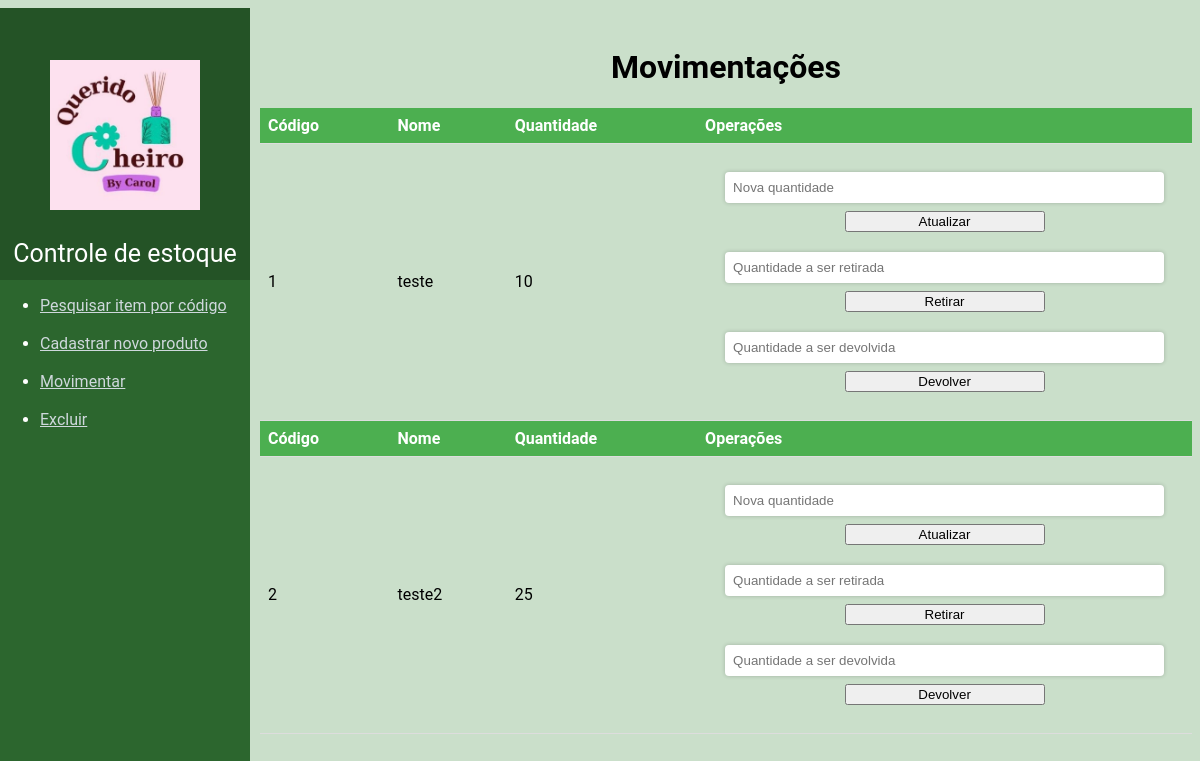
Page /alterar on the earlier database version.
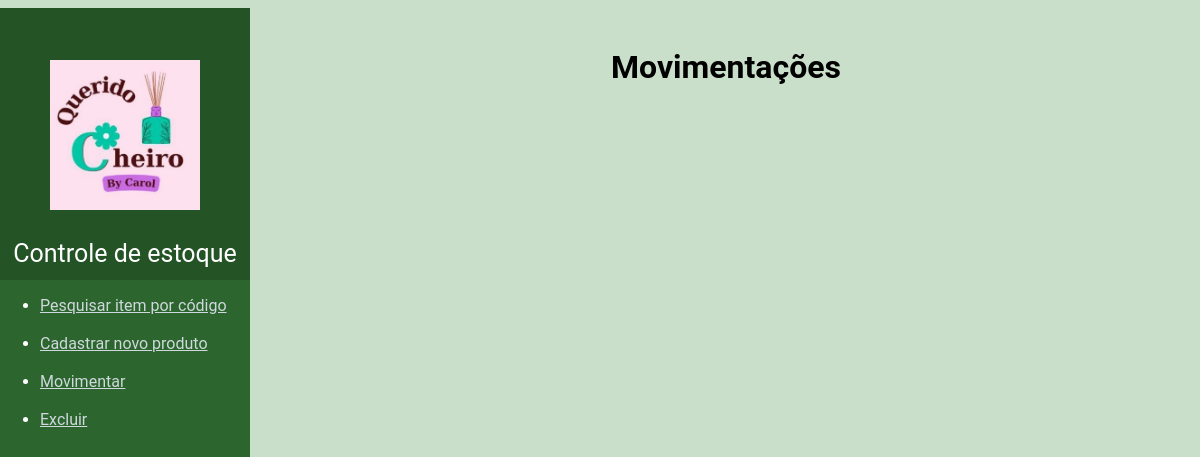
Same page on the later database version.
### controleestoquev2.py (models this page shows, shortened)
class Item(db.Model):
    id = db.Column(db.Integer, primary_key=True)
    codigo = db.Column(db.Integer, nullable=False)
    nome = db.Column(db.String(50), nullable=False)
    quantidade = db.Column(db.Integer, nullable=False)

### controleestoquev2.py (the view)
@app.route('/alterar')
def alterar():
    items = Item.query.all()
    return render_template('alterar.html', items=items)

### templates/alterar.html (shortened to what this page needs)
<!DOCTYPE html>
<html lang="pt-BR">
<head>
    <link rel="stylesheet" type="text/css" href="static/style.css">
</head>
<body>
    <br>
    <h1 class='centralizar'>Movimentações</h1>
    <table class="container">
        <tbody>
            {% for item in items %}
            <tr>
                <th>Código</th>
                <th>Nome</th>
                <th>Quantidade</th>
                <th>Operações</th>
            </tr>
            <tr>
                <td>{{ item.codigo }}</td>
                <td>{{ item.nome }}</td>
                <td>{{ item.quantidade }}</td>
                <td>
                    <form action="/update" method="POST">
                        <input type="number" name="nova_quantidade" placeholder="Nova quantidade">
                        <button type="submit">Atualizar</button>
                    </form>
                    <form action="/retirar" method="POST">
                        <input type="number" name="quantidade_retirada" placeholder="Quantidade a ser retirada">
                        <button type="submit">Retirar</button>
                    </form>
                    <form action="/devolver" method="POST">
                        <input type="number" name="quantidade_devolvida" placeholder="Quantidade a ser devolvida">
                        <button type="submit">Devolver</button>
                    </form>
                </td>
            </tr>
            {% endfor %}
        </tbody>
    </table>
</body>
</html>

Differences in the rows shown:
removed Item: codigo "1", nome "teste", quantidade "10"
removed Item: codigo "2", nome "teste2", quantidade "25"
